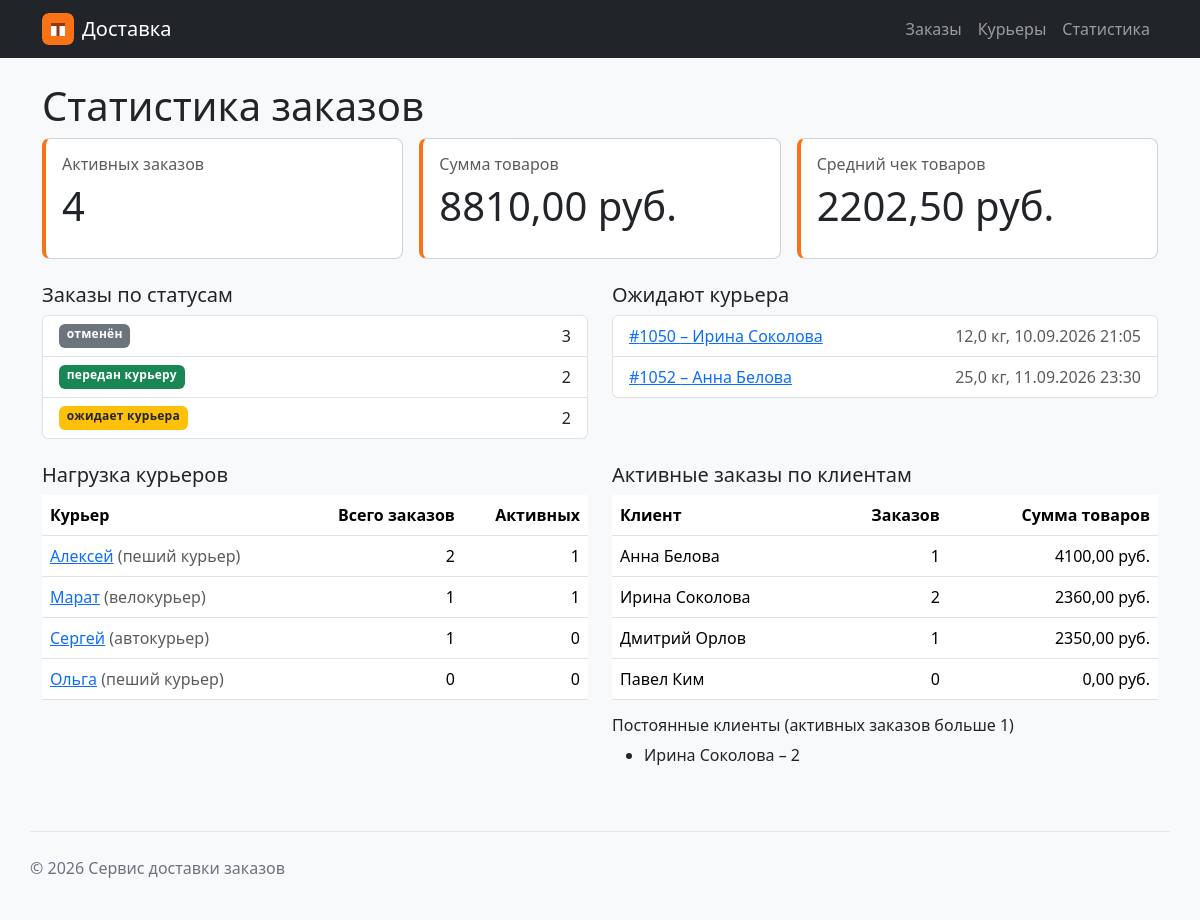
The page /orders/statistics/ on the database its author committed.
### orders/views.py (the view)
# urls.py: path("statistics/", views.statistics, name="statistics"),
def statistics(request: HttpRequest) -> HttpResponse:
    summary = fetch_one("""
        SELECT
            COUNT(*) AS orders_count,
            ROUND(SUM(goods_sum), 2) AS goods_total,
            ROUND(AVG(goods_sum), 2) AS goods_avg
        FROM orders
        WHERE is_cancelled = 0
    """)
    by_status = fetch_all("""
        SELECT
            CASE
                WHEN is_cancelled = 1 THEN 'отменён'
                WHEN courier_id IS NULL THEN 'ожидает курьера'
                ELSE 'передан курьеру'
            END AS status,
            COUNT(*) AS orders_count
        FROM orders
        GROUP BY status
        ORDER BY orders_count DESC
    """)
    by_courier = fetch_all("""
        SELECT
            couriers.id,
            couriers.name,
            couriers.type,
            COUNT(orders.id) AS orders_count,
            COUNT(CASE WHEN orders.is_cancelled = 0 THEN 1 END)
                AS active_count
        FROM couriers
        LEFT JOIN orders
            ON couriers.id = orders.courier_id
        GROUP BY couriers.id, couriers.name, couriers.type
        ORDER BY orders_count DESC, couriers.name
    """)
    by_customer = fetch_all("""
        SELECT
            customers.name AS customer_name,
            COUNT(orders.id) AS orders_count,
            ROUND(COALESCE(SUM(orders.goods_sum), 0), 2) AS goods_total
        FROM customers
        LEFT JOIN orders
            ON customers.id = orders.customer_id
            AND orders.is_cancelled = 0
        GROUP BY customers.id, customers.name
        ORDER BY goods_total DESC
    """)
    regular_customers = fetch_all("""
        SELECT
            customers.name AS customer_name,
            COUNT(orders.id) AS orders_count
        FROM customers
        JOIN orders
            ON customers.id = orders.customer_id
        WHERE orders.is_cancelled = 0
        GROUP BY customers.id, customers.name
        HAVING COUNT(orders.id) > ?
        ORDER BY orders_count DESC
    """, (REGULAR_CUSTOMER_MIN_ORDERS,))
    waiting_orders = fetch_all("""
        SELECT
            orders.id,
            strftime('%d.%m.%Y %H:%M', orders.created_at)
                AS created_at_display,
            customers.name AS customer_name,
            orders.weight
        FROM orders
        JOIN customers
            ON orders.customer_id = customers.id
        WHERE orders.courier_id IS NULL
          AND orders.is_cancelled = 0
        ORDER BY orders.created_at
    """)
    context = {
        "summary": summary,
        "by_status": by_status,
        "by_courier": by_courier,
        "by_customer": by_customer,
        "regular_customers": regular_customers,
        "regular_min_orders": REGULAR_CUSTOMER_MIN_ORDERS,
        "waiting_orders": waiting_orders,
    }
    return render(request, "orders/statistics.html", context)

### db/database.py (called while the page is built)
def get_connection(create: bool = False) -> sqlite3.Connection:
    if not create and not os.path.exists(DB_PATH):
        raise FileNotFoundError(
            f"База данных {DB_PATH} не найдена: "
            "выполните python -m db.import_json"
        )
    conn = sqlite3.connect(DB_PATH)
    conn.row_factory = sqlite3.Row
    conn.execute("PRAGMA foreign_keys = ON")
    return conn

def fetch_all(sql: str, params: tuple = ()) -> list[sqlite3.Row]:
    with closing(get_connection()) as conn:
        return conn.execute(sql, params).fetchall()

def fetch_one(sql: str, params: tuple = ()) -> sqlite3.Row | None:
    with closing(get_connection()) as conn:
        return conn.execute(sql, params).fetchone()

### orders/templates/orders/statistics.html (shortened to what this page needs)
{% extends "base.html" %}
{% block content %}
    <h1>Статистика заказов</h1>
    <div class="row g-3 mb-4">
        <div class="col-md-4">
            <div class="card stat-card h-100">
                <div class="card-body">
                    <h2 class="h6 text-muted">Активных заказов</h2>
                    <p class="display-6 mb-0">{{ summary.orders_count }}</p>
                </div>
            </div>
        </div>
        <div class="col-md-4">
            <div class="card stat-card h-100">
                <div class="card-body">
                    <h2 class="h6 text-muted">Сумма товаров</h2>
                    <p class="display-6 mb-0">{{ summary.goods_total|default:0|floatformat:2 }} руб.</p>
                </div>
            </div>
        </div>
        <div class="col-md-4">
            <div class="card stat-card h-100">
                <div class="card-body">
                    <h2 class="h6 text-muted">Средний чек товаров</h2>
                    <p class="display-6 mb-0">{{ summary.goods_avg|default:0|floatformat:2 }} руб.</p>
                </div>
            </div>
        </div>
    </div>
    <div class="row g-4">
        <section class="col-lg-6">
            <h2 class="h5">Заказы по статусам</h2>
            <ul class="list-group">
                {% for item in by_status %}
                    <li class="list-group-item d-flex justify-content-between">
                        {% include "orders/includes/order_status.html" with order=item %}
                        <span>{{ item.orders_count }}</span>
                    </li>
                {% empty %}
                    <li class="list-group-item">Заказов пока нет</li>
                {% endfor %}
            </ul>
        </section>
        <section class="col-lg-6">
            <h2 class="h5">Ожидают курьера</h2>
            <ul class="list-group">
                {% for order in waiting_orders %}
                    <li class="list-group-item d-flex justify-content-between">
                        <a href="{% url 'orders:order_detail' order.id %}">
                            #{{ order.id }} – {{ order.customer_name }}
                        </a>
                        <span class="text-muted">{{ order.weight }} кг, {{ order.created_at_display }}</span>
                    </li>
                {% empty %}
                    <li class="list-group-item">Все активные заказы переданы курьерам</li>
                {% endfor %}
            </ul>
        </section>
        <section class="col-lg-6">
            <h2 class="h5">Нагрузка курьеров</h2>
            <table class="table bg-white">
                <thead>
                    <tr>
                        <th>Курьер</th>
                        <th class="text-end">Всего заказов</th>
                        <th class="text-end">Активных</th>
                    </tr>
                </thead>
                <tbody>
                    {% for courier in by_courier %}
                        <tr>
                            <td>
                                <a href="{% url 'couriers:courier_detail' courier.id %}">{{ courier.name }}</a>
                                <span class="text-muted">({{ courier.type }})</span>
                            </td>
                            <td class="text-end">{{ courier.orders_count }}</td>
                            <td class="text-end">{{ courier.active_count }}</td>
                        </tr>
                    {% empty %}
                        <tr><td colspan="3">Курьеров пока нет</td></tr>
                    {% endfor %}
                </tbody>
            </table>
        </section>
        <section class="col-lg-6">
            <h2 class="h5">Активные заказы по клиентам</h2>
            <table class="table bg-white">
                <thead>
                    <tr>
                        <th>Клиент</th>
                        <th class="text-end">Заказов</th>
                        <th class="text-end">Сумма товаров</th>
                    </tr>
                </thead>
                <tbody>
                    {% for customer in by_customer %}
                        <tr>
                            <td>{{ customer.customer_name }}</td>
                            <td class="text-end">{{ customer.orders_count }}</td>
                            <td class="text-end">{{ customer.goods_total|floatformat:2 }} руб.</td>
                        </tr>
                    {% empty %}
                        <tr><td colspan="3">Клиентов пока нет</td></tr>
                    {% endfor %}
                </tbody>
            </table>
            <h3 class="h6">Постоянные клиенты (активных заказов больше {{ regular_min_orders }})</h3>
            {% if regular_customers %}
                <ul>
                    {% for customer in regular_customers %}
                        <li>{{ customer.customer_name }} – {{ customer.orders_count }}</li>
                    {% endfor %}
                </ul>
            {% else %}
                <p class="text-muted">Пока нет</p>
            {% endif %}
        </section>
    </div>
{% endblock %}

### templates/base.html (shortened to what this page needs)
{% load static %}
<!DOCTYPE html>
<html lang="ru">
<head>
    <link
        rel="stylesheet"
        href="https://cdn.jsdelivr.net/npm/bootstrap@5.3.3/dist/css/bootstrap.min.css"
    >
    <link rel="stylesheet" href="{% static 'homepage/css/style.css' %}">
</head>
<body class="bg-light">
    {% include "includes/navigation.html" %}
    <main class="container pb-5">
        {% block content %}
        {% endblock %}
    </main>
    <footer class="container site-footer">
        <p>© <span id="current-year"></span> Сервис доставки заказов</p>
    </footer>
</body>
</html>

### templates/includes/navigation.html
{% load static %}
<nav class="navbar navbar-expand bg-dark mb-4" data-bs-theme="dark">
    <div class="container">
        <a class="navbar-brand d-flex align-items-center" href="{% url 'homepage:index' %}">
            <img
                src="{% static 'homepage/img/logo.png' %}"
                alt="Сервис доставки"
                class="delivery-logo me-2"
            >
            Доставка
        </a>
        <div class="navbar-nav">
            <a class="nav-link" href="{% url 'orders:orders' %}">Заказы</a>
            <a class="nav-link" href="{% url 'couriers:couriers' %}">Курьеры</a>
            <a class="nav-link" href="{% url 'orders:statistics' %}">Статистика</a>
        </div>
    </div>
</nav>

### orders/templates/orders/includes/order_status.html
{% if order.status == "отменён" %}
    <span class="badge bg-secondary order-status order-status-cancelled">{{ order.status }}</span>
{% elif order.status == "ожидает курьера" %}
    <span class="badge bg-warning text-dark order-status order-status-waiting">{{ order.status }}</span>
{% else %}
    <span class="badge bg-success order-status order-status-active">{{ order.status }}</span>
{% endif %}

### homepage/static/homepage/css/style.css (style rules this page uses)
:root { --delivery-accent: #f97316; --delivery-muted: #6b7280; }
body { min-height: 100vh; display: flex; flex-direction: column; }
main { flex: 1; }
.delivery-logo { width: 32px; height: 32px; }
.courier-card, .stat-card { margin-bottom: 0.75rem; border-left: 4px solid var(--delivery-accent); border-radius: 8px; }
.order-status, .courier-busy { font-weight: 600; letter-spacing: 0.02em; }
.site-footer { padding: 1.5rem 0; color: var(--delivery-muted); border-top: 1px solid #e5e7eb; }

### rows shown on the page
customers: id "1050", customer_name "Ирина Соколова", weight "12,0", created_at_display "10.09.2026 21:05", orders_count "2", goods_total "2360,00"
customers: id "1052", customer_name "Анна Белова", weight "25,0", created_at_display "11.09.2026 23:30", orders_count "1", goods_total "4100,00"
couriers: name "Алексей", type "пеший курьер", orders_count "2", active_count "1"
couriers: name "Марат", type "велокурьер", orders_count "1", active_count "1"
couriers: name "Сергей", type "автокурьер", orders_count "1", active_count "0"
couriers: name "Ольга", type "пеший курьер", orders_count "0", active_count "0"
customers: customer_name "Дмитрий Орлов", orders_count "1", goods_total "2350,00"
customers: customer_name "Павел Ким", orders_count "0", goods_total "0,00"

### other values the page prints
{{ summary.orders_count }} "4"
{{ summary.goods_total|default:0|floatformat:2 }} "8810,00"
{{ summary.goods_avg|default:0|floatformat:2 }} "2202,50"
{{ order.status }} "отменён"
{{ item.orders_count }} "3" "2" "2"
{{ order.status }} "передан курьеру"
{{ order.status }} "ожидает курьера"
{{ regular_min_orders }} "1"
